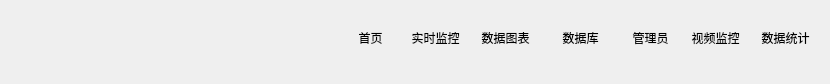
    <widget class="QWidget" name="widget_bottom" native="true">
     <property name="sizePolicy">
      <sizepolicy hsizetype="Preferred" vsizetype="Preferred">
       <horstretch>0</horstretch>
       <verstretch>0</verstretch>
      </sizepolicy>
     </property>
     <property name="minimumSize">
      <size>
       <width>0</width>
       <height>80</height>
      </size>
     </property>
     <property name="maximumSize">
      <size>
       <width>16777215</width>
       <height>100</height>
      </size>
     </property>
     <widget class="QToolButton" name="homebutton">
      <property name="geometry">
       <rect>
        <x>340</x>
        <y>0</y>
        <width>61</width>
        <height>75</height>
       </rect>
      </property>
      <property name="text">
       <string>首页</string>
      </property>
      <property name="icon">
       <iconset resource="images.qrc">
        <normaloff>:/icons/R.png</normaloff>:/icons/R.png</iconset>
      </property>
      <property name="iconSize">
       <size>
        <width>50</width>
        <height>50</height>
       </size>
      </property>
      <property name="toolButtonStyle">
       <enum>Qt::ToolButtonTextUnderIcon</enum>
      </property>
      <property name="autoRaise">
       <bool>true</bool>
      </property>
     </widget>
     <widget class="QToolButton" name="database">
      <property name="geometry">
       <rect>
        <x>550</x>
        <y>0</y>
        <width>61</width>
        <height>75</height>
       </rect>
      </property>
      <property name="text">
       <string>数据库</string>
      </property>
      <property name="icon">
       <iconset resource="images.qrc">
        <normaloff>:/icons/780 (1).png</normaloff>:/icons/780 (1).png</iconset>
      </property>
      <property name="iconSize">
       <size>
        <width>50</width>
        <height>48</height>
       </size>
      </property>
      <property name="toolButtonStyle">
       <enum>Qt::ToolButtonTextUnderIcon</enum>
      </property>
      <property name="autoRaise">
       <bool>true</bool>
      </property>
     </widget>
     <widget class="QToolButton" name="monitor">
      <property name="geometry">
       <rect>
        <x>400</x>
        <y>0</y>
        <width>71</width>
        <height>75</height>
       </rect>
      </property>
      <property name="text">
       <string>实时监控</string>
      </property>
      <property name="icon">
       <iconset resource="images.qrc">
        <normaloff>:/icons/control.png</normaloff>:/icons/control.png</iconset>
      </property>
      <property name="iconSize">
       <size>
        <width>50</width>
        <height>50</height>
       </size>
      </property>
      <property name="toolButtonStyle">
       <enum>Qt::ToolButtonTextUnderIcon</enum>
      </property>
      <property name="autoRaise">
       <bool>true</bool>
      </property>
     </widget>
     <widget class="QToolButton" name="dataVisualize">
      <property name="geometry">
       <rect>
        <x>470</x>
        <y>0</y>
        <width>71</width>
        <height>75</height>
       </rect>
      </property>
      <property name="text">
       <string>数据图表</string>
      </property>
      <property name="icon">
       <iconset resource="images.qrc">
        <normaloff>:/icons/statistics.png</normaloff>:/icons/statistics.png</iconset>
      </property>
      <property name="iconSize">
       <size>
        <width>50</width>
        <height>50</height>
       </size>
      </property>
      <property name="toolButtonStyle">
       <enum>Qt::ToolButtonTextUnderIcon</enum>
      </property>
      <property name="autoRaise">
       <bool>true</bool>
      </property>
     </widget>
     <widget class="QToolButton" name="managermode">
      <property name="geometry">
       <rect>
        <x>620</x>
        <y>0</y>
        <width>61</width>
        <height>75</height>
       </rect>
      </property>
      <property name="text">
       <string>管理员</string>
      </property>
      <property name="icon">
       <iconset resource="images.qrc">
        <normaloff>:/icons/ccc.png</normaloff>:/icons/ccc.png</iconset>
      </property>
      <property name="iconSize">
       <size>
        <width>50</width>
        <height>48</height>
       </size>
      </property>
      <property name="toolButtonStyle">
       <enum>Qt::ToolButtonTextUnderIcon</enum>
      </property>
      <property name="autoRaise">
       <bool>true</bool>
      </property>
     </widget>
     <widget class="QToolButton" name="videomonitor">
      <property name="geometry">
       <rect>
        <x>680</x>
        <y>0</y>
        <width>71</width>
        <height>75</height>
       </rect>
      </property>
      <property name="text">
       <string>视频监控</string>
      </property>
      <property name="icon">
       <iconset resource="images.qrc">
        <normaloff>:/icons/视频咨询 (1).png</normaloff>:/icons/视频咨询 (1).png</iconset>
      </property>
      <property name="iconSize">
       <size>
        <width>50</width>
        <height>48</height>
       </size>
      </property>
      <property name="toolButtonStyle">
       <enum>Qt::ToolButtonTextUnderIcon</enum>
      </property>
      <property name="autoRaise">
       <bool>true</bool>
      </property>
     </widget>
     <widget class="QToolButton" name="data_statistics">
      <property name="geometry">
       <rect>
        <x>750</x>
        <y>0</y>
        <width>71</width>
        <height>75</height>
       </rect>
      </property>
      <property name="text">
       <string>数据统计</string>
      </property>
      <property name="icon">
       <iconset resource="images.qrc">
        <normaloff>:/icons/数据分析.png</normaloff>:/icons/数据分析.png</iconset>
      </property>
      <property name="iconSize">
       <size>
        <width>50</width>
        <height>48</height>
       </size>
      </property>
      <property name="toolButtonStyle">
       <enum>Qt::ToolButtonTextUnderIcon</enum>
      </property>
      <property name="autoRaise">
       <bool>true</bool>
      </property>
     </widget>
    </widget>
